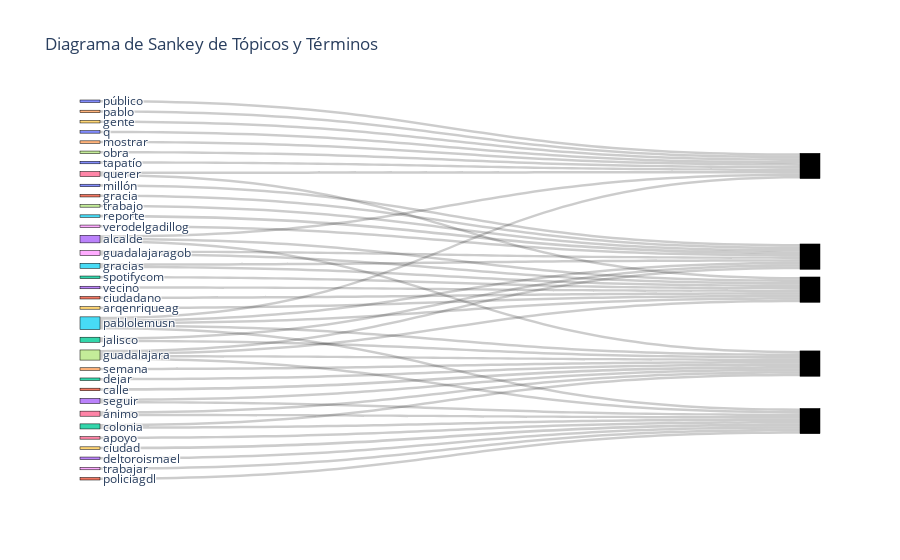

Notebook cell for this chart:
### Code cell
# Crear un conjunto de términos únicos
unique_terms = set()
for topic_id, topic_words in topics:
    terms = [term.split('*')[1].strip('"') for term in topic_words.split(' + ')]
    unique_terms.update(terms)

# Crear listas para nodos y enlaces
nodes = list(unique_terms)
source_indices = []
target_indices = []
values = []

# Procesar los tópicos y sus palabras clave para identificar las conexiones
for topic_id, topic_words in topics:
    terms = [term.split('*')[1].strip('"') for term in topic_words.split(' + ')]
    for term in terms:
        source_indices.append(nodes.index(term))
        target_indices.append(len(nodes) + topic_id)  # Cada tema se representa como un nodo adicional
        values.append(1)

# Crear un diagrama de Sankey
fig = go.Figure(go.Sankey(
    node=dict(
        pad=15,
        thickness=20,
        line=dict(color="black", width=0.5),
        label=nodes  # Etiquetas de los términos
    ),
    link=dict(
        source=source_indices,
        target=target_indices,
        value=values
    )
))

# Mostrar el diagrama de Sankey
fig.update_layout(title_text="Diagrama de Sankey de Tópicos y Términos")
fig.show()

### Figure 1 — Plotly figure (JSON) as saved in the notebook; plotly's stock layout.template omitted (floating-point values rounded to 4 significant figures)
{"data": [{"link": {"source": [5, 14, 10, 24, 30, 19, 33, 27, 16, 20, 5, 8, 18, 0, 22, 25, 17, 1, 15, 7, 5, 22, 23, 26, 33, 21, 32, 4, 17, 12, 5, 13, 26, 23, 28, 6, 9, 17, 31, 32, 33, 5, 2, 3, 29, 17, 25, 8, 16, 11], "target": [34, 34, 34, 34, 34, 34, 34, 34, 34, 34, 35, 35, 35, 35, 35, 35, 35, 35, 35, 35, 36, 36, 36, 36, 36, 36, 36, 36, 36, 36, 37, 37, 37, 37, 37, 37, 37, 37, 37, 37, 38, 38, 38, 38, 38, 38, 38, 38, 38, 38], "value": [1, 1, 1, 1, 1, 1, 1, 1, 1, 1, 1, 1, 1, 1, 1, 1, 1, 1, 1, 1, 1, 1, 1, 1, 1, 1, 1, 1, 1, 1, 1, 1, 1, 1, 1, 1, 1, 1, 1, 1, 1, 1, 1, 1, 1, 1, 1, 1, 1, 1]}, "node": {"label": ["millón", "gracia", "spotifycom", "vecino", "semana", "pablolemusn", "apoyo", "trabajo", "guadalajaragob", "ciudad", "público", "ciudadano", "dejar", "deltoroismael", "pablo", "reporte", "querer", "guadalajara", "verodelgadillog", "gente", "q", "calle", "jalisco", "seguir", "mostrar", "gracias", "ánimo", "obra", "trabajar", "arqenriqueag", "tapatío", "policiagdl", "colonia", "alcalde"], "line": {"color": "black", "width": 0.5}, "pad": 15, "thickness": 20}, "type": "sankey"}], "layout": {"title": {"text": "Diagrama de Sankey de Tópicos y Términos"}}}
